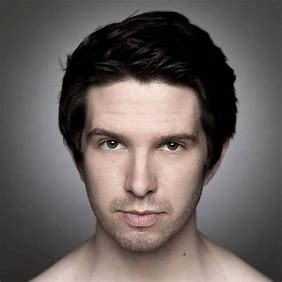
%> input picture project/下载.jpg, 282 x 282 px
$ octave --eval "function1;"   (GNU Octave 9; MATLAB toolbox functions it lacks are replaced by stand-ins)
%> lines starting %> are read from the running program, lines starting %| are printed output that depends on the picture
function function1()
    % 打开一幅图像
    [filename, pathname] = uigetfile({'*.jpg; *.jpeg; *.png; *.bmp', '所有图像文件'; '*.*', '所有文件'}, '选择一个图像文件');
%> the answer given: 下载.jpg
    if ischar(filename)
        img = imread(fullfile(pathname, filename));
%> img is the input picture: size 282x282x3 uint8; mean R, G, B 104.5, 95.9, 93.2
        img_gray = rgb2gray(img); % 将图像转换为灰度图以简化处理
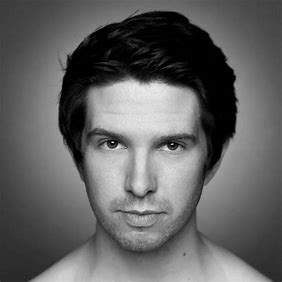
%> img_gray: size 282x282 uint8; min 0, max 253, mean 98.2
    else
        error('没有选择文件');
    end

    % 显示原始图像及其直方图
    figure;
    subplot(3,3,1); imshow(img_gray); title('原始图像');
    subplot(3,3,2); imhist(img_gray); title('原始直方图');

    % 直方图均衡化
    img_histeq = histeq(img_gray);
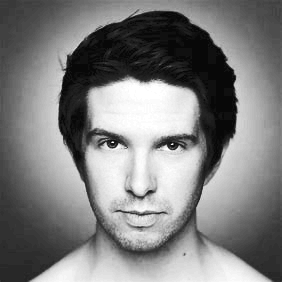
%> img_histeq: size 282x282 uint8; min 8, max 255, mean 126.4
    subplot(3,3,4); imshow(img_histeq); title('直方图均衡化后的图像');
    subplot(3,3,5); imhist(img_histeq); title('均衡化后直方图');

    % 直方图匹配（规定化）
    % 选择参考图像
    [ref_filename, ref_pathname] = uigetfile({'*.jpg; *.jpeg; *.png; *.bmp', '所有图像文件'; '*.*', '所有文件'}, '选择一个参考图像文件');
%> the answer given: 下载.jpg
    if ischar(ref_filename)
        ref_img = imread(fullfile(ref_pathname, ref_filename));
        ref_img_gray = rgb2gray(ref_img); % 将参考图像转换为灰度图
    else
        error('没有选择参考文件');
    end

    % 确保参考图像与目标图像具有相同的尺寸
    ref_img_gray = imresize(ref_img_gray, size(img_gray));

    % 进行直方图匹配
    img_matched = histeq(img_gray, nHistogram(ref_img_gray));
    subplot(3,3,7); imshow(img_matched); title('直方图匹配后的图像');
    subplot(3,3,8); imhist(img_matched); title('匹配后直方图');

    % 显示参考图像及其直方图
    subplot(3,3,3); imshow(ref_img_gray); title('参考图像');
    subplot(3,3,6); imhist(ref_img_gray); title('参考直方图');
end

function h = nHistogram(I)
    % 计算归一化的直方图
    h = imhist(I);
%> h = 256 values, max 3389 at index 1, min 0 at index 239, mean 310.6
    h = h / sum(h);
%> h = 256 values, max 0.0426 at index 1, min 0 at index 239, mean 0.00391
%> `function1;`:
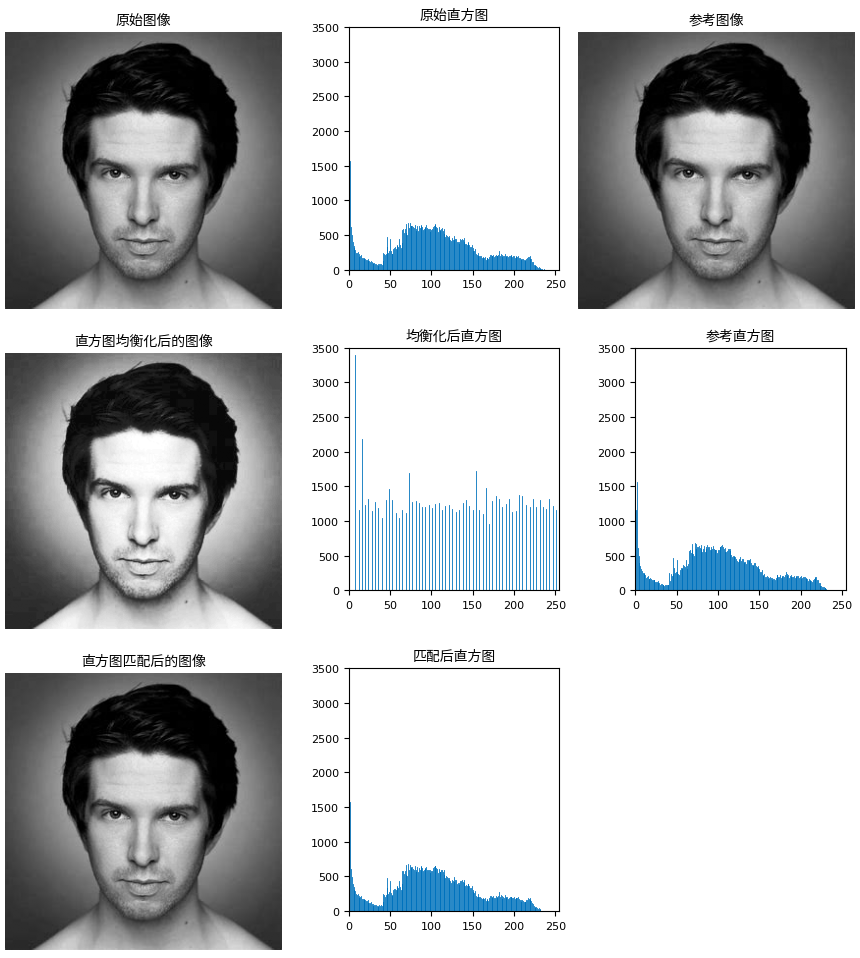
%> figure redrawn from the program's plot data, 8 panels
end
